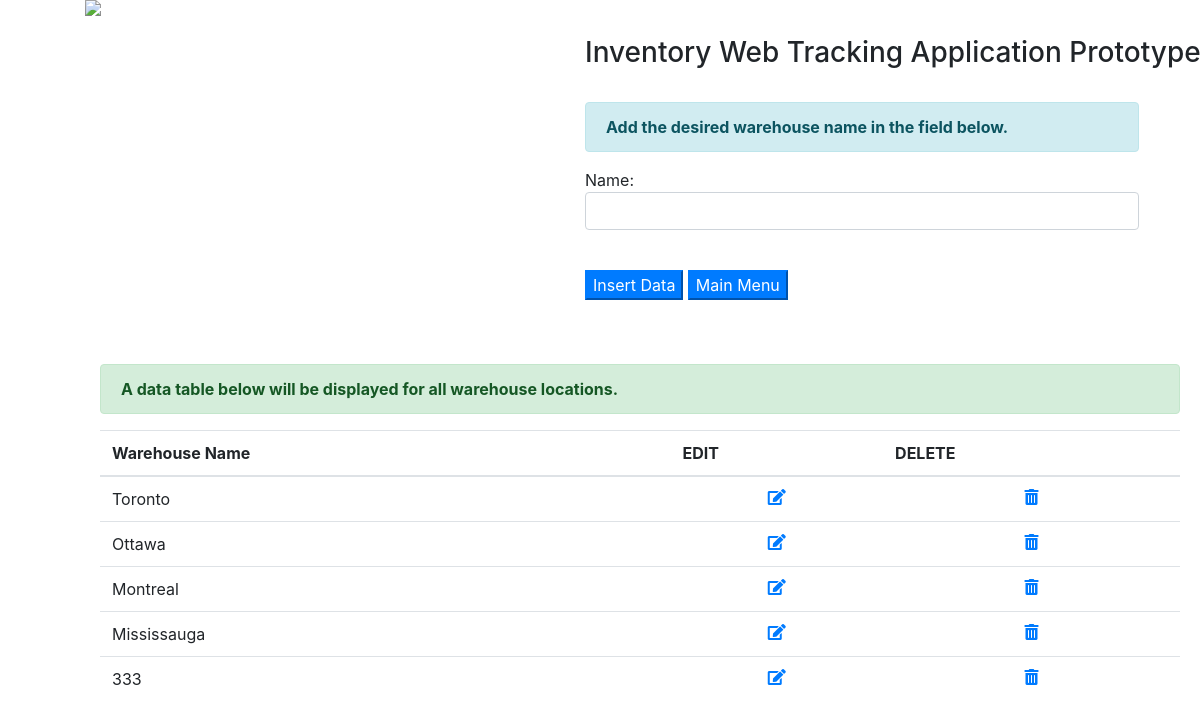
/insert_warehouse, run on the app's committed database.
### tables this page shows
CREATE TABLE "warehouse" (
	"id"	INTEGER NOT NULL,
	"name"	VARCHAR(20) NOT NULL,
	PRIMARY KEY("id" AUTOINCREMENT)
		);

### FlaskApp.py (the view)
@app.route('/insert_warehouse',methods = ['POST', 'GET']) #this is when user submits an insert
def wh_datainsert():
    from functions.sqlquery import sql_edit_insert, sql_query
    if request.method == 'POST':
        name = request.form['name']
        sql_edit_insert(''' INSERT INTO warehouse (name) VALUES (?) ''', (name,) )
    results = sql_query(''' SELECT * FROM warehouse''')
    return render_template('warehouse.html', results=results)

### functions/sqlquery.py (called while the page is built)
def sql_query(query):
    cur = cnct.cursor()
    cur.execute(query)
    rows = cur.fetchall()
    return rows

### templates/warehouse.html (shortened to what this page needs)
<html>
    <head>
         <link rel="stylesheet" href="https://use.fontawesome.com/releases/v5.1.0/css/all.css">
         <link rel="stylesheet" href="https://stackpath.bootstrapcdn.com/bootstrap/4.1.1/css/bootstrap.min.css">
    </head>
    <body>
      <div class ='row'>
          <div style='margin-left:100px;'>
          <img src = 'http://www.itsimplified-ms.com/posts/photos/databases.png'>
          </div>
          <div style='padding-top: 20px; padding-left:600px;'><h3>
           Inventory Web Tracking Application Prototype
          </h3></div>
      </div>
      <br>
     <div class ='row'>
          {% block content %}
          {% if 'query_edit' in request.url %}
          <div style='margin-left: 600px; width: 45%;'>
          <div class="alert alert-info" role="alert">
             <strong>Edit the selected warehouse name here!</strong>
          </div>
          {% for eresult in eresults %}
          <form action = "edit_warehouse" method = "POST">
                <p>Name: <input class="form-control" type = "text" name = "name" style='width: 100%;' value='{{eresult["name"]}}'/></p>
                <input type ="hidden" name = "old_name" value='{{eresult["name"]}}' />
                {% endfor %}
                <br>
                <p><input class="btn-primary" type = "submit" value = "Update Data" />
                <button class="btn-primary" onclick="location.href='/'" type="button">Main Menu</button></p>
          </form>
      </div>
      {% else %}
      <div style='margin-left: 600px; width: 45%;'>
      <div class="alert alert-info" role="alert">
         <strong> Add the desired warehouse name in the field below.</strong>
      </div>
      <form action = "insert_warehouse" method = "POST">
       <p>Name: <input class="form-control" type = "text" name = "name" style='width: 100%;' /></p>
       <br>
       <p><input class="btn-primary" type = "submit" value = "Insert Data" />
       <button class="btn-primary" onclick="location.href='/'" type="button">Main Menu</button></p>
      </form>
      </div>
      {% endif %}
      {% endblock content %}
      </div>
 <br><br>
        <div class="alert alert-success" role="alert" style='width: 90%; margin-left: 100px;'>
        <strong>A data table below will be displayed for all warehouse locations.</strong>
        </div>
      <table class = 'table table-hover' style = 'margin-left: 100px; margin-right: 100px; width: 90%;'>
         <thead>
            <tr>
            <th>Warehouse Name</th>
            <th>EDIT</th>
            <th>DELETE</th>
            </tr>
         </thead>
         {% for result in results %}
            <tr>
               <td>{{result["Name"]}}</td>
               <td align="center"><a href = "{{ url_for('sql_editlink_w', name=result['name']) }}"><i class="fas fa-edit"></a></td>
               <td align="center"><a href = "{{ url_for('sql_datadelete_w', name=result['name']) }}"><i class="fas fa-trash-alt"></a></td>
            </tr>
         {% endfor %}
      </table>
    </body>
</html>

### data on the page
warehouse: Name "Toronto"
warehouse: Name "Ottawa"
warehouse: Name "Montreal"
warehouse: Name "Mississauga"
warehouse: Name "333"
